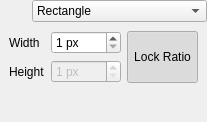
<?xml version="1.0" encoding="UTF-8"?>
<ui version="4.0">
 <class>ToolPaintWidget</class>
 <widget class="QWidget" name="ToolPaintWidget">
  <property name="geometry">
   <rect>
    <x>0</x>
    <y>0</y>
    <width>179</width>
    <height>122</height>
   </rect>
  </property>
  <layout class="QVBoxLayout" name="verticalLayout">
   <property name="spacing">
    <number>0</number>
   </property>
   <property name="leftMargin">
    <number>0</number>
   </property>
   <property name="topMargin">
    <number>0</number>
   </property>
   <property name="rightMargin">
    <number>0</number>
   </property>
   <property name="bottomMargin">
    <number>0</number>
   </property>
   <item>
    <layout class="QHBoxLayout" name="horizontalLayout">
     <item>
      <widget class="QLabel" name="label_preview">
       <property name="maximumSize">
        <size>
         <width>32</width>
         <height>32</height>
        </size>
       </property>
      </widget>
     </item>
     <item>
      <widget class="QComboBox" name="combo_shapes">
       <item>
        <property name="text">
         <string>Rectangle</string>
        </property>
        <property name="icon">
         <iconset theme="draw-rectangle">
          <normaloff/>
         </iconset>
        </property>
       </item>
       <item>
        <property name="text">
         <string>Circle</string>
        </property>
        <property name="icon">
         <iconset theme="draw-circle">
          <normaloff/>
         </iconset>
        </property>
       </item>
       <item>
        <property name="text">
         <string>Super Circle</string>
        </property>
        <property name="icon">
         <iconset theme="draw-circle"/>
        </property>
       </item>
       <item>
        <property name="text">
         <string>Image</string>
        </property>
        <property name="icon">
         <iconset theme="image">
          <normaloff/>
         </iconset>
        </property>
       </item>
      </widget>
     </item>
    </layout>
   </item>
   <item>
    <widget class="QStackedWidget" name="stacked_widget">
     <property name="currentIndex">
      <number>0</number>
     </property>
     <widget class="QWidget" name="page">
      <layout class="QGridLayout" name="gridLayout">
       <item row="0" column="1">
        <widget class="QSpinBox" name="spin_width">
         <property name="suffix">
          <string> px</string>
         </property>
         <property name="minimum">
          <number>1</number>
         </property>
         <property name="maximum">
          <number>1024</number>
         </property>
        </widget>
       </item>
       <item row="0" column="0">
        <widget class="QLabel" name="label">
         <property name="text">
          <string>Width</string>
         </property>
        </widget>
       </item>
       <item row="1" column="1">
        <widget class="QSpinBox" name="spin_height">
         <property name="enabled">
          <bool>false</bool>
         </property>
         <property name="suffix">
          <string> px</string>
         </property>
         <property name="minimum">
          <number>1</number>
         </property>
         <property name="maximum">
          <number>1024</number>
         </property>
        </widget>
       </item>
       <item row="1" column="0">
        <widget class="QLabel" name="label_2">
         <property name="text">
          <string>Height</string>
         </property>
        </widget>
       </item>
       <item row="0" column="2" rowspan="2">
        <widget class="QToolButton" name="check_ratio_locked">
         <property name="sizePolicy">
          <sizepolicy hsizetype="Fixed" vsizetype="Expanding">
           <horstretch>0</horstretch>
           <verstretch>0</verstretch>
          </sizepolicy>
         </property>
         <property name="text">
          <string>Lock Ratio</string>
         </property>
         <property name="icon">
          <iconset theme="object-locked">
           <normaloff/>
          </iconset>
         </property>
         <property name="checkable">
          <bool>true</bool>
         </property>
         <property name="checked">
          <bool>true</bool>
         </property>
        </widget>
       </item>
       <item row="2" column="1">
        <spacer name="verticalSpacer">
         <property name="orientation">
          <enum>Qt::Vertical</enum>
         </property>
         <property name="sizeHint" stdset="0">
          <size>
           <width>0</width>
           <height>0</height>
          </size>
         </property>
        </spacer>
       </item>
      </layout>
     </widget>
     <widget class="QWidget" name="page_2">
      <layout class="QGridLayout" name="gridLayout_2">
       <item row="0" column="0">
        <widget class="QLabel" name="label_3">
         <property name="text">
          <string>Diameter</string>
         </property>
        </widget>
       </item>
       <item row="0" column="1">
        <widget class="QSpinBox" name="spin_diameter">
         <property name="suffix">
          <string> px</string>
         </property>
         <property name="minimum">
          <number>1</number>
         </property>
         <property name="maximum">
          <number>1024</number>
         </property>
        </widget>
       </item>
       <item row="1" column="1">
        <spacer name="verticalSpacer_3">
         <property name="orientation">
          <enum>Qt::Vertical</enum>
         </property>
         <property name="sizeHint" stdset="0">
          <size>
           <width>20</width>
           <height>40</height>
          </size>
         </property>
        </spacer>
       </item>
      </layout>
     </widget>
     <widget class="QWidget" name="page_3">
      <layout class="QGridLayout" name="gridLayout_3">
       <item row="0" column="0">
        <widget class="QLabel" name="label_5">
         <property name="text">
          <string>Diameter</string>
         </property>
        </widget>
       </item>
       <item row="0" column="1">
        <widget class="QSpinBox" name="spin_super_diameter">
         <property name="suffix">
          <string> px</string>
         </property>
         <property name="minimum">
          <number>1</number>
         </property>
         <property name="maximum">
          <number>1024</number>
         </property>
        </widget>
       </item>
       <item row="1" column="0">
        <widget class="QLabel" name="label_4">
         <property name="text">
          <string>p-norm factor</string>
         </property>
        </widget>
       </item>
       <item row="1" column="1">
        <widget class="QDoubleSpinBox" name="spin_p_norm">
         <property name="minimum">
          <double>0.100000000000000</double>
         </property>
         <property name="maximum">
          <double>5.000000000000000</double>
         </property>
         <property name="singleStep">
          <double>0.100000000000000</double>
         </property>
         <property name="value">
          <double>0.100000000000000</double>
         </property>
        </widget>
       </item>
      </layout>
     </widget>
     <widget class="QWidget" name="page_4"/>
    </widget>
   </item>
  </layout>
 </widget>
 <resources/>
 <connections>
  <connection>
   <sender>check_ratio_locked</sender>
   <signal>toggled(bool)</signal>
   <receiver>spin_height</receiver>
   <slot>setDisabled(bool)</slot>
   <hints>
    <hint type="sourcelabel">
     <x>163</x>
     <y>85</y>
    </hint>
    <hint type="destinationlabel">
     <x>114</x>
     <y>96</y>
    </hint>
   </hints>
  </connection>
  <connection>
   <sender>spin_width</sender>
   <signal>valueChanged(int)</signal>
   <receiver>ToolPaintWidget</receiver>
   <slot>updateBrush()</slot>
   <hints>
    <hint type="sourcelabel">
     <x>107</x>
     <y>55</y>
    </hint>
    <hint type="destinationlabel">
     <x>353</x>
     <y>57</y>
    </hint>
   </hints>
  </connection>
  <connection>
   <sender>spin_height</sender>
   <signal>valueChanged(int)</signal>
   <receiver>ToolPaintWidget</receiver>
   <slot>updateBrush()</slot>
   <hints>
    <hint type="sourcelabel">
     <x>93</x>
     <y>94</y>
    </hint>
    <hint type="destinationlabel">
     <x>301</x>
     <y>93</y>
    </hint>
   </hints>
  </connection>
  <connection>
   <sender>combo_shapes</sender>
   <signal>activated(int)</signal>
   <receiver>ToolPaintWidget</receiver>
   <slot>updateBrush()</slot>
   <hints>
    <hint type="sourcelabel">
     <x>134</x>
     <y>20</y>
    </hint>
    <hint type="destinationlabel">
     <x>296</x>
     <y>22</y>
    </hint>
   </hints>
  </connection>
  <connection>
   <sender>combo_shapes</sender>
   <signal>activated(int)</signal>
   <receiver>stacked_widget</receiver>
   <slot>setCurrentIndex(int)</slot>
   <hints>
    <hint type="sourcelabel">
     <x>79</x>
     <y>20</y>
    </hint>
    <hint type="destinationlabel">
     <x>70</x>
     <y>55</y>
    </hint>
   </hints>
  </connection>
  <connection>
   <sender>spin_p_norm</sender>
   <signal>valueChanged(double)</signal>
   <receiver>ToolPaintWidget</receiver>
   <slot>updateBrush()</slot>
   <hints>
    <hint type="sourcelabel">
     <x>138</x>
     <y>92</y>
    </hint>
    <hint type="destinationlabel">
     <x>147</x>
     <y>141</y>
    </hint>
   </hints>
  </connection>
  <connection>
   <sender>spin_super_diameter</sender>
   <signal>valueChanged(int)</signal>
   <receiver>spin_width</receiver>
   <slot>setValue(int)</slot>
   <hints>
    <hint type="sourcelabel">
     <x>125</x>
     <y>60</y>
    </hint>
    <hint type="destinationlabel">
     <x>92</x>
     <y>55</y>
    </hint>
   </hints>
  </connection>
  <connection>
   <sender>spin_width</sender>
   <signal>valueChanged(int)</signal>
   <receiver>spin_diameter</receiver>
   <slot>setValue(int)</slot>
   <hints>
    <hint type="sourcelabel">
     <x>92</x>
     <y>55</y>
    </hint>
    <hint type="destinationlabel">
     <x>130</x>
     <y>55</y>
    </hint>
   </hints>
  </connection>
  <connection>
   <sender>spin_diameter</sender>
   <signal>valueChanged(int)</signal>
   <receiver>spin_width</receiver>
   <slot>setValue(int)</slot>
   <hints>
    <hint type="sourcelabel">
     <x>157</x>
     <y>60</y>
    </hint>
    <hint type="destinationlabel">
     <x>105</x>
     <y>54</y>
    </hint>
   </hints>
  </connection>
  <connection>
   <sender>spin_width</sender>
   <signal>valueChanged(int)</signal>
   <receiver>spin_super_diameter</receiver>
   <slot>setValue(int)</slot>
   <hints>
    <hint type="sourcelabel">
     <x>107</x>
     <y>44</y>
    </hint>
    <hint type="destinationlabel">
     <x>156</x>
     <y>60</y>
    </hint>
   </hints>
  </connection>
 </connections>
 <slots>
  <slot>updateBrush()</slot>
 </slots>
</ui>
